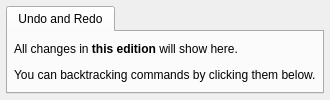
               <widget class="QWidget" name="History">
                <attribute name="icon">
                 <iconset resource="../icons.qrc">
                  <normaloff>:/icons/step-translate.png</normaloff>:/icons/step-translate.png</iconset>
                </attribute>
                <attribute name="title">
                 <string>History</string>
                </attribute>
                <layout class="QVBoxLayout" name="verticalLayout">
                 <property name="leftMargin">
                  <number>6</number>
                 </property>
                 <property name="topMargin">
                  <number>6</number>
                 </property>
                 <property name="rightMargin">
                  <number>6</number>
                 </property>
                 <property name="bottomMargin">
                  <number>6</number>
                 </property>
                 <item>
                  <widget class="QTabWidget" name="History_tab">
                   <property name="currentIndex">
                    <number>0</number>
                   </property>
                   <widget class="QWidget" name="Undo_and_Redo">
                    <attribute name="title">
                     <string>Undo and Redo</string>
                    </attribute>
                    <layout class="QVBoxLayout" name="verticalLayout_17">
                     <property name="leftMargin">
                      <number>6</number>
                     </property>
                     <property name="topMargin">
                      <number>6</number>
                     </property>
                     <property name="rightMargin">
                      <number>6</number>
                     </property>
                     <property name="bottomMargin">
                      <number>6</number>
                     </property>
                     <item>
                      <layout class="QVBoxLayout" name="UndoRedoLayout">
                       <item>
                        <widget class="QLabel" name="label_8">
                         <property name="sizePolicy">
                          <sizepolicy hsizetype="Preferred" vsizetype="Fixed">
                           <horstretch>0</horstretch>
                           <verstretch>0</verstretch>
                          </sizepolicy>
                         </property>
                         <property name="text">
                          <string>&lt;html&gt;&lt;head/&gt;&lt;body&gt;&lt;p&gt;All changes in &lt;span style=&quot; font-weight:600;&quot;&gt;this edition&lt;/span&gt; will show here.&lt;/p&gt;&lt;p&gt;You can backtracking commands by clicking them below.&lt;/p&gt;&lt;/body&gt;&lt;/html&gt;</string>
                         </property>
                        </widget>
                       </item>
                      </layout>
                     </item>
                    </layout>
                   </widget>
                  </widget>
                 </item>
                </layout>
               </widget>
